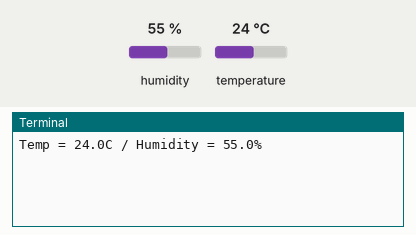
Bench run of a program on a simulated Raspberry Pi (BCM pin numbers). Parts: the last lines printed to the terminal. The inputs (shaded band) are chosen by the test bench; at power-on: humidity 55 %, temperature 24 °C.

Above: at 1.2 s.
1.3 s: humidity set to 22 %
At 2.8 s:
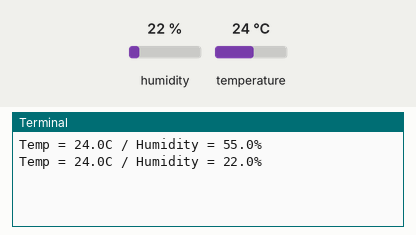
3.4 s: temperature set to 12 °C
At 4.8 s:
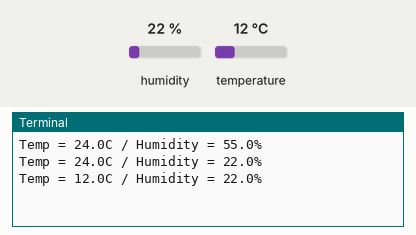
5.5 s: humidity set to 40 %
At 7.8 s:
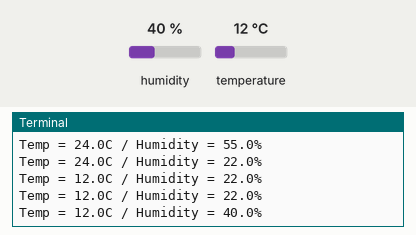
Timing chart, 0 to 9.3 s (numbered marks = the images above; inputs shaded):
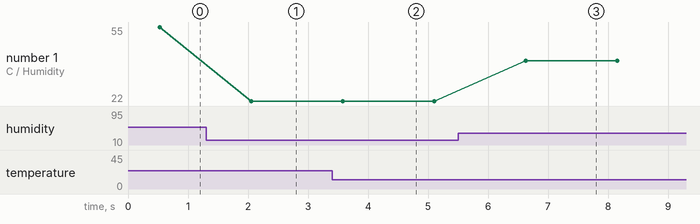

Measured:
- after the input at 1.3 s, the terminal: prints a new line after 0.75 s (image 1)
- after the input at 3.4 s, the terminal: prints a new line after 0.18 s (image 2)
- after the input at 5.5 s, the terminal: prints a new line after 1.1 s (image 3)
- plotted number 1: 55 → 22 after the input at 1.3 s, 22 → 40 after the input at 5.5 s

The program:

gpio_dht01.py
```python
import Adafruit_DHT as dht
import time

sensor = dht.DHT11
pin = 17

try:
    while True:
        (h, t) = dht.read_retry(sensor, pin)
        if h != None and t != None:
            print('Temp = {0}C / Humidity = {1}%'.format(t, h))
        else:
            print('Sensing Error')

        time.sleep(1)
except Exception as e:
    print('Error occured : {0}'.format(e))

finally:
    print('End of Program')
```
